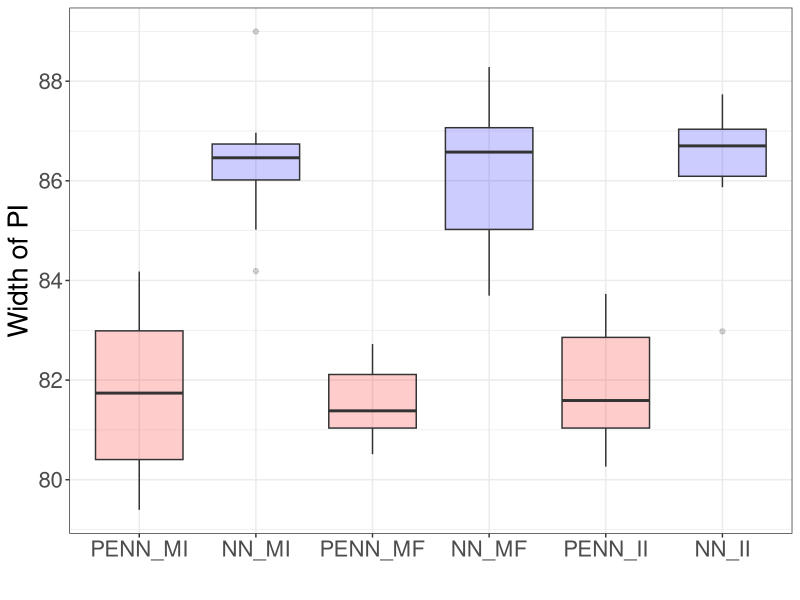
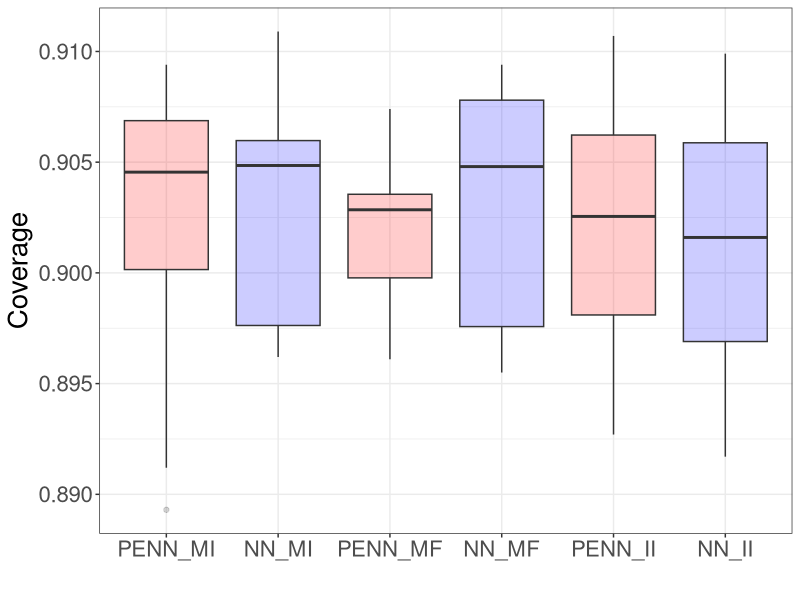

The R script that drew these images, in order:
library(ggplot2)
library(tidyr)


##### Width of PI
PENN_MI = c(81.69155883789062, 81.78634643554688, 82.98922729492188, 82.98641204833984, 80.44266510009766, 84.17872619628906, 79.85308837890625, 79.39593505859375, 80.39218139648438, 83.87220001220703) 

NN_MI = c(84.18693542480469, 88.99688720703125, 86.26410675048828, 86.65713500976562, 85.01937866210938, 86.76568603515625, 86.96720123291016, 86.35366821289062, 85.93585205078125, 86.57105255126953) 

PENN_MF = c(80.99810028076172, 82.41928100585938, 82.72309112548828, 81.66561889648438, 80.74016571044922, 80.51212310791016, 81.15398406982422, 81.51428985595703, 82.26111602783203, 81.25188446044922) 

NN_MF = c(86.14031219482422, 87.12156677246094, 88.28395080566406, 86.90077209472656, 84.65249633789062, 87.34169006347656, 83.6952896118164, 84.34099578857422, 86.44054412841797, 86.71295928955078) 

PENN_II = c(83.04785919189453, 80.94291687011719, 83.23999786376953, 82.28594970703125, 80.26393127441406, 80.82980346679688, 81.31950378417969, 81.44747161865234, 81.7327880859375, 83.72972869873047) 

NN_II = c(86.64934539794922, 86.75347900390625, 86.78176879882812, 85.87229919433594, 82.97803497314453, 87.73680877685547, 86.1167984008789, 87.12030029296875, 86.08248901367188, 87.15596771240234) 

Excess_Risk = data.frame('PENN_MI' = PENN_MI, 'NN_MI' = NN_MI,
                         'PENN_MF' = PENN_MF, 'NN_MF' = NN_MF,
                         'PENN_II' = PENN_II, 'NN_II' = NN_II)
df_long = Excess_Risk %>%
  pivot_longer(cols = everything(), names_to = "Variable", values_to = "Value")
df_long$Variable = factor(df_long$Variable, levels = c('PENN_MI', 'NN_MI', 'PENN_MF', 'NN_MF', 'PENN_II', 'NN_II'))

ggplot(df_long, aes(x=Variable, y=Value, fill=Variable)) + geom_boxplot(alpha=0.2) + 
  xlab("") + ylab("Width of PI") + theme_bw() + theme(legend.position = "none", text = element_text(size = 20)) + 
  scale_fill_manual(values = c('PENN_MI' = 'red', 'NN_MI' = 'blue', 'PENN_MF' = 'red', 
                               'NN_MF' = 'blue',  'PENN_II' = 'red', 'NN_II' = 'blue')) + scale_y_continuous(breaks = c(80, 82, 84, 86, 88))




##### Coverage
PENN_MI = c(0.9075, 0.9069, 0.9057, 0.9015, 0.8997, 0.9094, 0.8912, 0.8893, 0.9068, 0.9034) 

NN_MI = c(0.9062, 0.9047, 0.905, 0.9109, 0.8962, 0.9074, 0.8964, 0.8972, 0.9053, 0.8989) 

PENN_MF = c(0.9074, 0.9036, 0.9064, 0.9034, 0.8992, 0.9015, 0.8961, 0.8984, 0.9034, 0.9023) 

NN_MF = c(0.908, 0.9094, 0.9078, 0.9078, 0.8975, 0.9054, 0.8955, 0.8969, 0.9042, 0.8978) 

PENN_II = c(0.9037, 0.9008, 0.9066, 0.9051, 0.8958, 0.9107, 0.8972, 0.8927, 0.9072, 0.9014) 

NN_II = c(0.8968, 0.9061, 0.9052, 0.9084, 0.8944, 0.9099, 0.8917, 0.9012, 0.902, 0.8972) 

Excess_Risk = data.frame('PENN_MI' = PENN_MI, 'NN_MI' = NN_MI,
                         'PENN_MF' = PENN_MF, 'NN_MF' = NN_MF,
                         'PENN_II' = PENN_II, 'NN_II' = NN_II)
df_long = Excess_Risk %>%
  pivot_longer(cols = everything(), names_to = "Variable", values_to = "Value")
df_long$Variable = factor(df_long$Variable, levels = c('PENN_MI', 'NN_MI', 'PENN_MF', 'NN_MF', 'PENN_II', 'NN_II'))

ggplot(df_long, aes(x=Variable, y=Value, fill=Variable)) + geom_boxplot(alpha=0.2) + 
  xlab("") + ylab("Coverage") + theme_bw() + theme(legend.position = "none", text = element_text(size = 20)) + 
  scale_fill_manual(values = c('PENN_MI' = 'red', 'NN_MI' = 'blue', 'PENN_MF' = 'red', 
                               'NN_MF' = 'blue',  'PENN_II' = 'red', 'NN_II' = 'blue')) 

